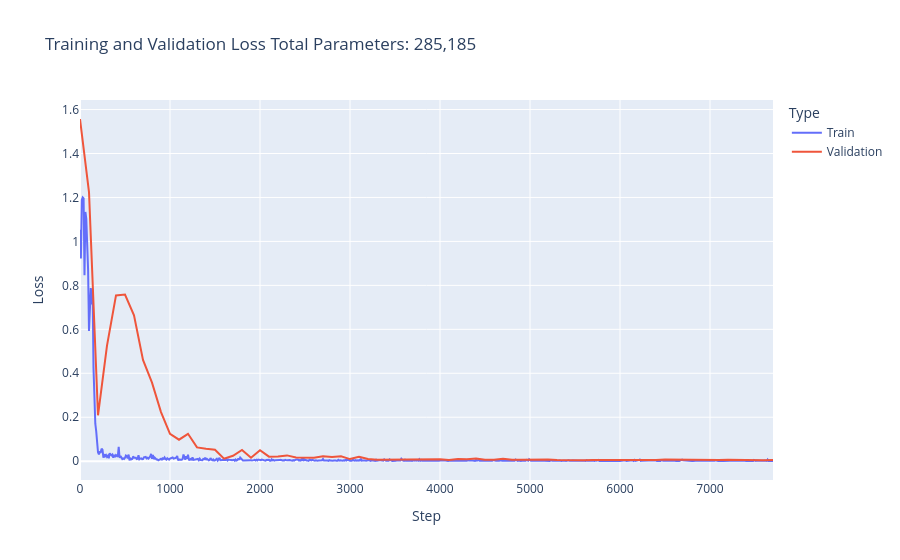

Notebook cell for this chart:
### Code cell
fig,df = create_loss_plot(train_hist, val_hist, steps_hist, total_learnable_params)
fig.show()

### Figure 1 — Plotly figure (JSON) as saved in the notebook; plotly's stock layout.template omitted (floating-point values rounded to 4 significant figures; data arrays with more than 128 entries replaced by an {"elided": "..."} marker saying what was removed)
{"data": [{"hovertemplate": "Type=Train<br>Step=%{x}<br>Loss=%{y}<extra></extra>", "legendgroup": "Train", "line": {"color": "#636efa", "dash": "solid"}, "marker": {"symbol": "circle"}, "mode": "lines", "name": "Train", "orientation": "v", "showlegend": true, "type": "scatter", "x": {"elided": "771 int values"}, "xaxis": "x", "y": {"elided": "771 float values"}, "yaxis": "y"}, {"hovertemplate": "Type=Validation<br>Step=%{x}<br>Loss=%{y}<extra></extra>", "legendgroup": "Validation", "line": {"color": "#EF553B", "dash": "solid"}, "marker": {"symbol": "circle"}, "mode": "lines", "name": "Validation", "orientation": "v", "showlegend": true, "type": "scatter", "x": [0, 100, 200, 300, 400, 500, 600, 700, 800, 900, 1000, 1100, 1200, 1300, 1400, 1500, 1600, 1700, 1800, 1900, 2000, 2100, 2200, 2300, 2400, 2500, 2600, 2700, 2800, 2900, 3000, 3100, 3200, 3300, 3400, 3500, 3600, 3700, 3800, 3900, 4000, 4100, 4200, 4300, 4400, 4500, 4600, 4700, 4800, 4900, 5000, 5100, 5200, 5300, 5400, 5500, 5600, 5700, 5800, 5900, 6000, 6100, 6200, 6300, 6400, 6500, 6600, 6700, 6800, 6900, 7000, 7100, 7200, 7300, 7400, 7500, 7600, 7700], "xaxis": "x", "y": [1.557, 1.224, 0.2089, 0.5261, 0.7545, 0.758, 0.6639, 0.461, 0.3576, 0.2235, 0.1244, 0.09786, 0.1246, 0.06286, 0.05613, 0.05209, 0.01124, 0.02451, 0.05089, 0.01602, 0.04996, 0.02058, 0.0216, 0.02635, 0.01655, 0.0161, 0.01573, 0.02202, 0.0189, 0.02243, 0.009624, 0.01953, 0.009605, 0.006828, 0.006731, 0.006094, 0.007045, 0.005787, 0.008314, 0.00893, 0.008468, 0.005305, 0.009528, 0.009302, 0.01262, 0.006507, 0.006308, 0.01075, 0.00612, 0.006376, 0.007348, 0.005125, 0.007388, 0.005989, 0.004653, 0.00632, 0.004649, 0.005908, 0.005614, 0.005962, 0.004765, 0.005278, 0.004504, 0.00578, 0.00493, 0.007142, 0.006368, 0.005713, 0.004923, 0.005041, 0.005362, 0.005049, 0.006678, 0.00548, 0.004971, 0.005616, 0.0045, 0.005108], "yaxis": "y"}], "layout": {"legend": {"title": {"text": "Type"}, "tracegroupgap": 0}, "title": {"text": "Training and Validation Loss\nTotal Parameters: 285,185"}, "xaxis": {"anchor": "y", "domain": [0, 1], "title": {"text": "Step"}}, "yaxis": {"anchor": "x", "domain": [0, 1], "title": {"text": "Loss"}}}}
